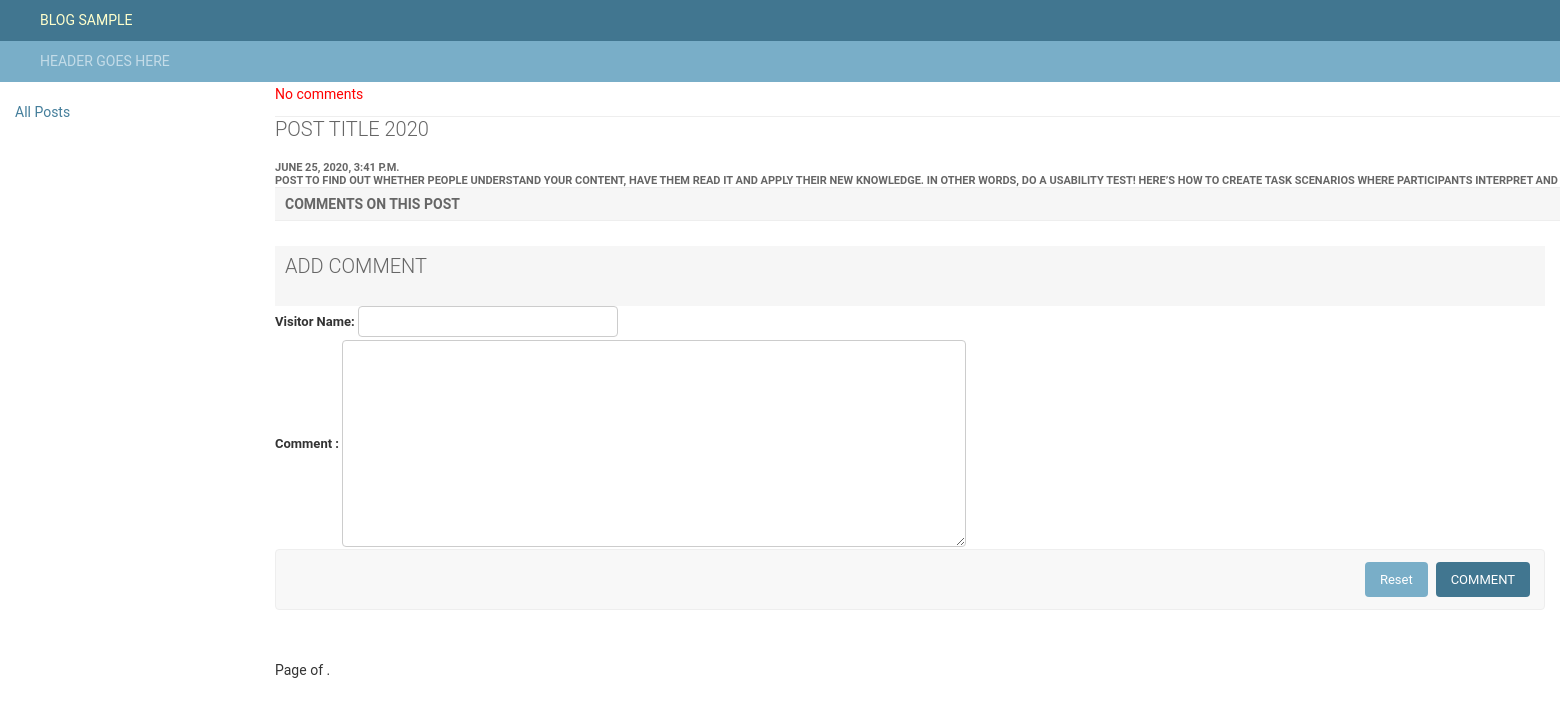
The app's page /blog/25/ with its own data.
### blogman/models.py (models this page shows)
class Blog(models.Model):
    title = models.CharField(max_length=200)
    pub_date = models.DateTimeField('date published', default = datetime.now)
    postText = models.TextField(default=None, blank=True, null=True)

### blogman/views.py (the view)
# urls.py: path('<int:blog_id>/', views.detail, name='detail'),
def detail(request, blog_id):
    try:
        post = Blog.objects.get(pk=blog_id)
        postComments = Comment.objects.filter(blog_id=blog_id)
        postComment_page_counter = Paginator(postComments, 5) # Show 5 contacts per page.
        page_number = request.GET.get('page')
        page_obj = postComment_page_counter.get_page(page_number)
        context = {'post': post, 'page_obj': page_obj}
    except Blog.DoesNotExist:
        raise Http404("Post is not available")
    except Comment.DoesNotExist:
        postComments = []
    commentForm = CommentForm()
    context = {'post': post, 'postComments': postComments, 'commentForm':commentForm}
    return  render(request, 'blog/details.html', context)

### blogman/forms.py
class CommentForm (forms.Form):
    visitor_name_text = forms.CharField (max_length = 200, widget=forms.TextInput(attrs={'class' : 'vTextField'}))
    comment_text = forms.CharField(widget=forms.Textarea(attrs={'class' : 'vLargeTextField'}))

### blogman/templates/blog/details.html (shortened to what this page needs)
{% extends "../generic.html" %}
{% block content %}
    <div>
        {% if post %}
            <div>
                <table>
                    <thead>
                        <tr>
                            <th scope="col">
                                <div > <h1>{{ post.title }}</h1></div>
                                <div>
                                    {{ post.pub_date }}
                                </div>
                                <div >
                                    {{ post.postText }}
                                </div>
                            </th>
                        </tr>
                        <tr>
                            <th scope="col">
                                <div class="text textFont" style="background: #f6f6f6;">
                                    Comments on this post
                                </div>
                            </th>
                        </tr>
                    </thead>
                    <tbody>
                        {% if postComments %}
                            {% for comment in page_obj %}
                            {% cycle 'row1' 'row2' as rowcolors silent %}
                                <tr class="{{ rowcolors }}">
                                    <td>
                                        <div>
                                            {{ comment.visitor_name }}
                                            <b> wrote: </b>
                                        </div>
                                        <div>
                                            {{ comment.commentText }}
                                        </div>
                                    </td>
                                </tr>
                            {% endfor %}
                        {% else %}
                            <p style = "color:#FF0000">
                                No comments
                            </p>
                        {% endif %}
                    </tbody>
                </table>
            </div>
            <div style="height:25px;">
            </div>
            <div class="text textFont" style="background: #f6f6f6;">
                <h1> Add comment </h1>
            </div>
            <div>
                <form action="{% url 'blogs:add_comment'  post.id %}" method="post">
                    <div>
                        <fieldset class="module aligned">
                            <div >
                                <label class="required" for="{{ visitor_name_text }}">Visitor Name:</label>
                                    {{ commentForm.visitor_name_text }}
                            </div>
                            <div >
                                <label class="required" for="{{ comment_text }}">Comment :</label>
                                {{ commentForm.comment_text }}
                            </div>
                            <div class="submit-row">
                                <input type="button" value="Reset" onClick="this.form.reset()"  />
                                <input  type="submit" value="Comment" class="default" name="_save">
                            </div>
                        </fieldset>
                    </div>
                </form>
            </div>
            <div class="pagination">
                <span class="step-links">
                    <span class="current">
                        Page {{ page_obj.number }} of {{ page_obj.paginator.num_pages }}.
                    </span>
                </span>
            </div>
        {% else %}
            <p>Post is not available.</p>
        {% endif %}
    </div>
{% endblock %}

### blogman/static/style/styles.css (style rules this page uses)
body { margin: 0; padding: 0; font-size: 14px; font-family: "Roboto","Lucida Grande","DejaVu Sans","Bitstream Vera Sans",Verdana,Arial,sans-serif; color: #333; background: #fff; }
h1 { margin: 0 0 20px; font-weight: 300; font-size: 20px; color: #666; }
form { margin: 0; padding: 0; }
label { font-weight: normal; color: #666; font-size: 13px; }
input, textarea, select, .form-row p, form .button { margin: 2px 0; margin-top: 2px; padding: 2px 3px; vertical-align: middle; font-family: "Roboto", "Lucida Grande", Verdana, Arial, sans-serif; font-weight: normal; font-size: 13px; }
input[type="text"], input[type="password"], input[type="email"], input[type="url"], input[type="number"], input[type="tel"], textarea, select, .vTextField { border: 1px solid #ccc; border-radius: 4px; padding: 5px 6px; margin-top: 0; }
p { padding: 0; line-height: 140%; }
p, ol, ul, dl { margin: .2em 0 .8em 0; }
table { border-collapse: collapse; }
table thead th { padding: 0; white-space: nowrap; vertical-align: middle; }
thead th { padding: 5px 10px; line-height: normal; text-transform: uppercase; background: #f6f6f6; }
thead th, tfoot td { color: #666; padding: 5px 10px; font-size: 11px; background: #fff; border: none; border-top-color: currentcolor; border-top-style: none; border-top-width: medium; border-bottom-color: currentcolor; border-bottom-style: none; border-bottom-width: medium; border-top: 1px solid #eee; border-bottom: 1px solid #eee; }
th { font-weight: 600; text-align: left; }
td, th { font-size: 13px; line-height: 16px; border-bottom: 1px solid #eee; vertical-align: top; padding: 8px; font-family: "Roboto", "Lucida Grande", Verdana, Arial, sans-serif; }
fieldset { margin: 0; margin-bottom: 0px; padding: 0; border: none; border-top: 1px solid #eee; }
.module { border: none; margin-bottom: 30px; background: #fff; }
.textFont { border-collapse: collapse; color: rgb(102, 102, 102); display: block; font-family: "Roboto", "Lucida Grande", Verdana, Arial, sans-serif; font-size: 14px; font-weight: 600; line-height: normal; padding-bottom: 8px; padding-left: 10px; padding-right: 10px; padding-top: 8px; text-align: left; text-transform: uppercase; white-space: nowrap; }
.required label, label.required { font-weight: bold; color: #333; }
.vTextField, .vUUIDField { width: 20em; }
.submit-row { padding: 12px 14px; margin: 0 0 20px; background: #f8f8f8; border: 1px solid #eee; border-radius: 4px; text-align: right; overflow: hidden; }
.submit-row input.default { margin: 0 0 0 8px; text-transform: uppercase; }
.button.default, input[type="submit"].default, .submit-row input.default { float: right; border: none; font-weight: 400; background: #417690; }
input[type="submit"], button { -webkit-appearance: none; appearance: none; }
.submit-row input { height: 35px; line-height: 15px; margin: 0 0 0 5px; }
.button, input[type="submit"], input[type="button"], .submit-row input, a.button { background: #79aec8; padding: 10px 15px; border: none; border-radius: 4px; color: #fff; cursor: pointer; }
.vLargeTextField { width: 48em; }

### records on screen
Blog: title "POST TITLE 2020", pub_date "JUNE 25, 2020, 3:41 P.M.", postText "POST TO FIND OUT WHETHER PEOPLE UNDERSTAND YOUR CONTENT, HAVE THEM READ IT AND APPLY THEIR NEW KNOWLEDGE. IN OTHER WORDS, DO A USABILITY TEST! HERE’S HOW TO CREATE TASK SCENARIOS WHERE PARTICIPANTS INTERPRET AND…"
